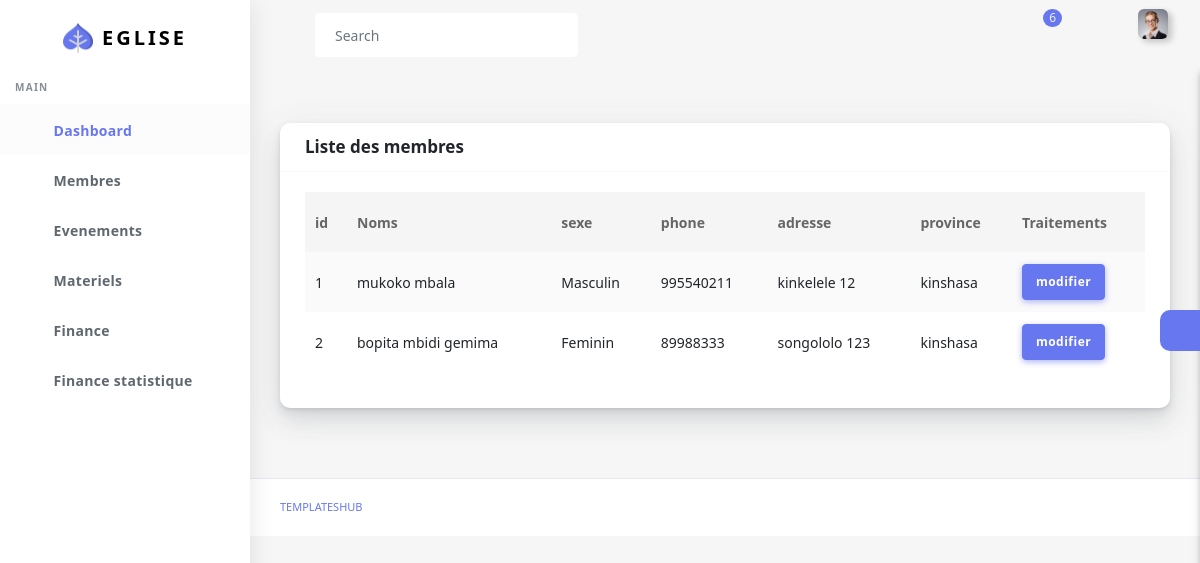
/membreRead/ (signed in), run on an earlier commit of the app's database.
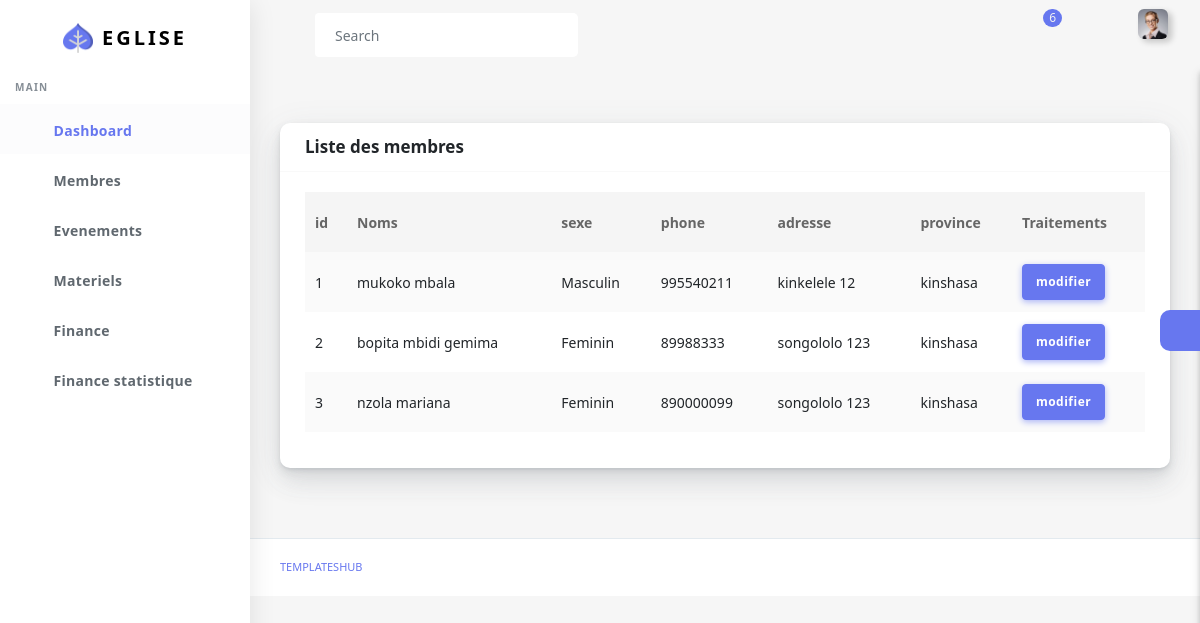
And on a later commit of the database.
### eglise/models.py (models this page shows, shortened)
class Membre(models.Model):
    noms = models.CharField(max_length= 60)
    TYPESEXE = [
        ('Masculin', 'masculin') ,
        ('Feminin', 'feminin')
    ]
    sexe = models.CharField(max_length = 15 , choices = TYPESEXE)
    phone = models.IntegerField()
    adresse = models.CharField(max_length = 80 , null = True )
    province = models.CharField(max_length = 40 , null = True)
    userMembre = models.ForeignKey(User , on_delete = models.CASCADE , null = True)
    departement = models.ForeignKey(Departement, on_delete = models.CASCADE , null = True)
    TYPEETAT = [
                ('marie','Marie') ,
                ('celibateur' , 'Celibateur') ,
                ('veuve' , 'Veuve') ,
                ('divorce' , 'Divorce') ,
                ('veuf' , 'Veuf')
            ]
    etatCivil   = models.CharField(max_length = 30 , choices = TYPEETAT , null = True)
    deces = models.CharField(max_length = 30 , default = 'non', null = True)
    typeM = models.CharField(max_length = 30 , default = 'membre', null = True)
    commune = models.ForeignKey(Commune , on_delete = models.CASCADE , null = True)

### eglise/views.py (the view)
# urls.py: path('membreRead/', membreRead , name = 'membreRead') ,
@login_required()
def membreRead(request):
    profil = Profil.objects.filter(user = request.user).first()
    fonction = profil.fonction.nomFonction if profil else None
    lst = Membre.objects.filter(userMembre = request.user).all()
    return render(request , 'back/membreRead.html',{'fonction':fonction , 'lst': lst})

### eglise/templates/back/membreRead.html (shortened to what this page needs)
<!DOCTYPE html>
<html lang="en">
  {% load static %}
<head>
  <link rel="stylesheet" href="{% static 'back/assets/css/app.min.css'%}">
  <link rel="stylesheet" href="{% static 'back/assets/bundles/datatables/datatables.min.css'%}">
  <link rel="stylesheet" href="{% static 'back/assets/bundles/datatables/DataTables-1.10.16/css/dataTables.bootstrap4.min.css'%}">
  <link rel="stylesheet" href="{% static 'back/assets/css/style.css'%}">
  <link rel="stylesheet" href="{% static 'back/assets/css/components.css'%}">
  <link rel="stylesheet" href="{% static 'back/assets/css/custom.css'%}">
</head>
<body>
  <div id="app">
    <div class="main-wrapper main-wrapper-1">
      <div class="navbar-bg"></div>
     {% include "back/query/nav.html" %}
      {% include "back/query/sidebar.html" %}
      <div class="main-content">
        <section class="section">
          <div class="section-body">
            <div class="row">
              <div class="col-12">
                <div class="card">
                  <div class="card-header">
                    <h4>Liste des membres</h4>
                  </div>
                  <div class="card-body">
                    <div class="table-responsive">
                      <table class="table table-striped table-hover" id="tableExport" style="width:100%;">
                        <thead>
                          <tr>
                            <th>id</th>
                            <th>Noms</th>
                            <th>sexe</th>
                            <th>phone</th>
                            <th>adresse</th>
                            <th>province</th>
                            <th>Traitements</th>
                          </tr>
                        </thead>
                        <tbody>
                          {% for listes in lst %}
                          <tr>
                            <td>{{listes.id}}</td>
                            <td>{{listes.noms}}</td>
                            <td>{{listes.sexe}}</td>
                             <td>{{listes.phone}}</td>
                            <td>{{listes.adresse}}</td>
                            <td>{{listes.province}}</td>
                            <td>
                              <a href="" class="btn btn-primary">modifier</a>
                            </td>
                          </tr>
                          {% endfor %}
                        </tbody>
                      </table>
                    </div>
                  </div>
                </div>
              </div>
            </div>
          </div>
        </section>
        <div class="settingSidebar">
          <a href="javascript:void(0)" class="settingPanelToggle"> <i class="fa fa-spin fa-cog"></i>
          </a>
        </div>
      </div>
      <footer class="main-footer">
        <div class="footer-left">
          <a href="templateshub.net">Templateshub</a></a>
        </div>
      </footer>
    </div>
  </div>
</body>
</html>

### eglise/templates/back/query/nav.html (shortened to what this page needs)
{% load static %}
<nav class="navbar navbar-expand-lg main-navbar sticky ">
        <div class="form-inline mr-auto">
          <ul class="navbar-nav mr-3">
            <li><a href="#" data-toggle="sidebar" class="nav-link nav-link-lg
									collapse-btn"> </a></li>
            <li><a href="#" class="nav-link nav-link-lg fullscreen-btn">
              </a></li>
            <li>
              <form class="form-inline mr-auto">
                <div class="search-element">
                  <input class="form-control" type="search" placeholder="Search" aria-label="Search" data-width="200">
                  <button class="btn" type="submit">
                    <i class="fas fa-search"></i>
                  </button>
                </div>
              </form>
            </li>
          </ul>
        </div>
        <ul class="navbar-nav navbar-right">
          <li class="dropdown dropdown-list-toggle"><a href="#" data-toggle="dropdown"
              class="nav-link nav-link-lg message-toggle">
              <span class="badge headerBadge1">
                6 </span> </a>
          </li>
          <li class="dropdown dropdown-list-toggle"><a href="#" data-toggle="dropdown"
              class="nav-link notification-toggle nav-link-lg"><i data-feather="bell" class="bell"></i>
            </a>
          </li>
          <li class="dropdown"><a href="#" data-toggle="dropdown"
              class="nav-link dropdown-toggle nav-link-lg nav-link-user"> <img alt="image" src="{% static 'back/assets/img/user.png'%}"
                class="user-img-radious-style"> </a>
          </li>
        </ul>
      </nav>

### eglise/templates/back/query/sidebar.html (shortened to what this page needs)
{% load static %}
<div class="main-sidebar  sidebar-style-2">
        <aside id="sidebar-wrapper">
          <div class="sidebar-brand">
            <a href="{% url "panel" %}"> <img alt="image" src="{% static 'back/assets/img/logo.png'%}" class="header-logo" /> <span
                class="logo-name">Eglise </span>
            </a>
          </div>
          <ul class="sidebar-menu">
            <li class="menu-header">Main</li>
            <li class="dropdown active">
              <a href="{% url "home" %}" class="nav-link"><span>Dashboard</span></a>
            </li>
                {% if fonction == 'admin' %}
                <li class="dropdown">
                <a href="#" class="menu-toggle nav-link has-dropdown"><i
                  data-feather="briefcase"></i><span>Utilisateurs</span></a>
                <ul class="dropdown-menu">
                    <li><a class="nav-link" href="{% url "utilisateurAdd" %} ">Ajouter Utilisateur</a></li>
                    <li><a class="nav-link" href="{% url "profilAdd" %}">Ajouter Profil des utiisateurs</a></li>
                    <li><a class="nav-link" href="{% url "utilisateurRead" %}">Liste des utiisateurs</a></li>
                </ul>
                </li>
                <li class="dropdown">
                <a href="#" class="menu-toggle nav-link has-dropdown"><i
                  data-feather="briefcase"></i><span>Evenements</span></a>
                <ul class="dropdown-menu">
                    <li><a class="nav-link" href="{% url 'evenementAdd' %}">Ajouter Evenement</a></li>
                    <li><a class="nav-link" href="{% url 'evenementRead' %}">Liste des evenements</a></li>
                </ul>
                </li>
                <li class="dropdown">
                <a href="#" class="menu-toggle nav-link has-dropdown"><i
                  data-feather="briefcase"></i><span>Materiels</span></a>
                <ul class="dropdown-menu">
                    <li><a class="nav-link" href="">Ajouter Materiel</a></li>
                    <li><a class="nav-link" href="">Liste des Materiels</a></li>
                </ul>
                </li>
                <li class="dropdown">
                <a href="#" class="menu-toggle nav-link has-dropdown"><i
                  data-feather="briefcase"></i><span>Finance</span></a>
                <ul class="dropdown-menu">
                    <li><a class="nav-link" href="{% url 'cotisationAdd' %}">Ajouter Un depot</a></li>
                    <li><a class="nav-link" href="{% url 'ajouter_depense' %}">ajouter une depense</a></li>
                </ul>
                </li>
                <li class="dropdown">
                <a href="#" class="menu-toggle nav-link has-dropdown"><i
                  data-feather="briefcase"></i><span>Finance statistique</span></a>
                <ul class="dropdown-menu">
                <li class="dropdown">
                <a href="#" class="menu-toggle nav-link has-dropdown"><i
                  data-feather="briefcase"></i><span>Depense</span></a>
                <ul class="dropdown-menu">
                    <li><a class="nav-link" href="{% url 'cdf_depense' %}">CDF</a></li>
                    <li><a class="nav-link" href="{% url 'usd_depense' %}">USD</a></li>
                </ul>
                </li>
                <li class="dropdown">
                <a href="#" class="menu-toggle nav-link has-dropdown"><i
                  data-feather="briefcase"></i><span>Comptabilite</span></a>
                <ul class="dropdown-menu">
                  <li><a class="nav-link" href="{% url 'cdf' %}">CDF</a></li>
                    <li><a class="nav-link" href="{% url 'usd' %}">USD</a></li>
                </ul>
                </li>
                </ul>
                </li>
                {% elif fonction == 'sous-admin'%}
                 <li class="dropdown">
                <a href="#" class="menu-toggle nav-link has-dropdown"><span>Membres</span></a>
                </li>
                <li class="dropdown">
                <a href="#" class="menu-toggle nav-link has-dropdown"><span>Evenements</span></a>
                </li>
                <li class="dropdown">
                <a href="#" class="menu-toggle nav-link has-dropdown"><span>Materiels</span></a>
                </li>
                <li class="dropdown">
                <a href="#" class="menu-toggle nav-link has-dropdown"><span>Finance</span></a>
                </li>
                <li class="dropdown">
                <a href="#" class="menu-toggle nav-link has-dropdown"><span>Finance statistique</span></a>
                </li>
                {% endif %}
          </ul>
        </aside>
      </div>

What changed in the data, as far as the page shows it:
added Membre: id "3", noms "nzola mariana", sexe "Feminin", phone "890000099", adresse "songololo 123", province "kinshasa"
